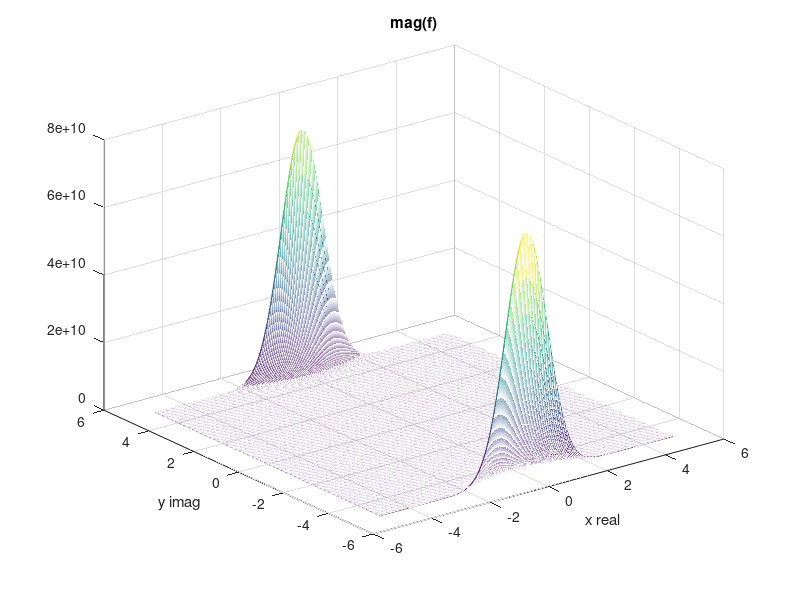
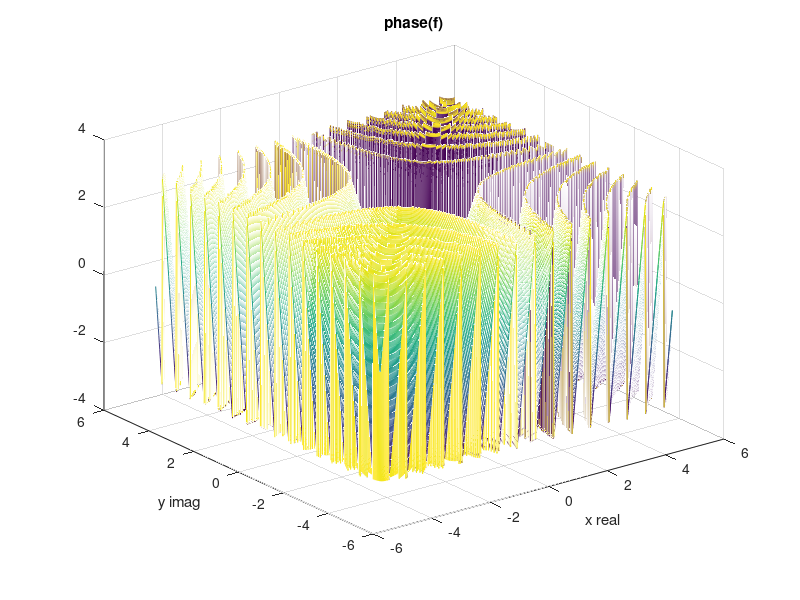
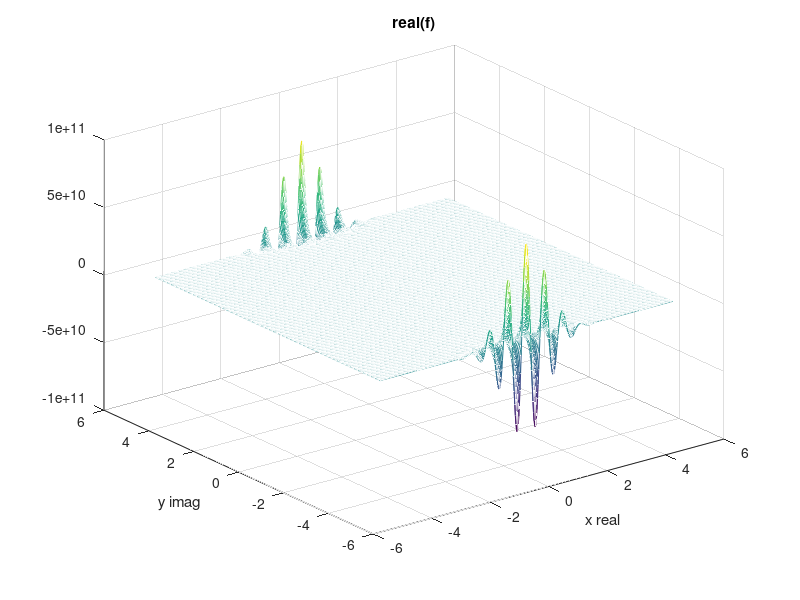
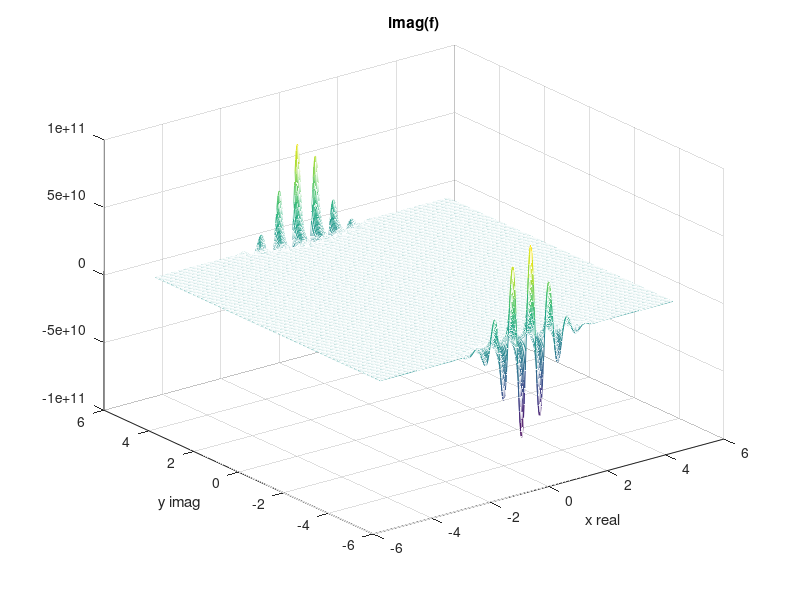

Reproduce these figures in MATLAB, in order.
%{
    even something simple like w(z) = z^2 is hard
    the value of w has a real and imaginary part....so does input  ... that
    is 4D or two complex planes side by side

    w = f(z) = f(x + jy) is good with u(x,y) and v(x,y)
    w = u + jv
    a lot of people like to plot magnitude on z axis and color the phase
    
    a mesh is one solution, but it is rectangular
    meshgrid() takes x and y

    use ndgrid() instead of meshgrid if you need non-uniform
%}

selector = 6; % CHANGE ME


if selector == 1
x = [0, 1, 2]; % x = 0, x = 1, x = 2
y = [3, 5, 6, 7]; % y = 3 ... y = 7    doesn't need even spacing
[x, y] = meshgrid(x,y); % row vectors changed to matrix
display(x);
display(y);
% make the number
z = (x + j*y);
display(z);
% use z values to evaluate w = z^2
w = z.^2;   % . is very important...square each elm vs entire matrix
display(w);
u = real(w);
display(u);
v = imag(w);
display(v);
    % just the imaginary part "v"
    mesh(x,y,v);
    colormap('jet');
    colorbar;
    xlabel('x real');
    ylabel('y imag');
    title('Imag(z^2)');
    %test/verify
    test = (1 + j*5); % a point in the mesh
    display(imag(test^2));
    display(v(2,2));
end

if selector == 2
    % changing the default view, axis adjustments, real only
    x = linspace(0, 2, 10); 
    y = linspace(0, 7, 20);
    [x, y] = meshgrid(x,y);
    z = (x + j*y);
    w = z.^2;
    u = real(w);
    mesh(x,y,u);
    view(45,60); % default view(azm, elv)  in degrees
    colormap('jet');
    colorbar;
    xlabel('x real');
    ylabel('y imag');
    title('Real(z^2)');
end

if selector == 3
    % use surface...don't try and bunch up points
    x = linspace(0, 2, 10); 
    y = linspace(0, 7, 20);
    [x, y] = meshgrid(x,y);
    z = (x + j*y);
    w = z.^2;
    u = real(w);
    surf(x,y,u);
    view(45,60); % default view(azm, elv)  in degrees
    colormap('jet');
    colorbar;
    xlabel('x real');
    ylabel('y imag');
    title('Real(z^2)');
end

if selector == 4
    % place figure(i) before you call plotting
    x = linspace(.5, 2, 50);
    y = linspace(.5, 2, 50);
    [x, y] = meshgrid(x,y);
    z = (x + j*y);
    f = z + (z.^-1); % f(z) = z + 1/z
    u = real(f);
    v = imag(f);
    
    figure(1);
    meshz(x,y,u);       %meshz puts a plane under function
    colormap('jet');
    colorbar;
    xlabel('x real');
    ylabel('y imag');
    title('Real(f)');
    
    figure(2);
    meshz(x,y,v);
    colormap('jet');
    colorbar;
    xlabel('x real');
    ylabel('y imag');
    title('imag(f)'); 
end

if selector == 5
    x = linspace(-2, 2, 40);
    y = linspace(-8, 8, 80);
    [x, y] = meshgrid(x,y);
    z = (x + j*y);
    f = exp(z);
    u = real(f);
    v = imag(f);
    w = abs(f);
    t = angle(f); % angle(f) should get the argument
    
    figure(1);
    surfc(x,y,u); % just a contour plot
    colormap('jet');
    colorbar;
    xlabel('x real');
    ylabel('y imag');
    title('real(f)');
    
    figure(2);
    surfc(x,y,v); 
    colormap('jet');
    colorbar;
    xlabel('x real');
    ylabel('y imag');
    title('imag(f)');
    
    figure(3);
    surfc(x,y,w); 
    colormap('jet');
    colorbar;
    xlabel('x real');
    ylabel('y imag');
    title('abs(f)');
    
    figure(4);
    surfc(x,y,t); 
    colormap('jet');
    colorbar;
    xlabel('x real');
    ylabel('y imag');
    title('Arg(f)');
end

if selector == 6
    x = linspace(-5, 5, 500);
    y = linspace(-5, 5, 500);
    [x, y] = meshgrid(x,y);
    z = (x + j*y);
    f = exp(-(z.^2));
    mag = abs(f);
    u = real(f);
    v = imag(f);
    phase = angle(f);
    
    figure(1);
    mesh(x,y,mag);
    xlabel('x real');
    ylabel('y imag');
    title('mag(f)');
    
    figure(2);
    mesh(x,y,phase);
    xlabel('x real');
    ylabel('y imag');
    title('phase(f)');
    
    figure(3);
    mesh(x,y,u);
    xlabel('x real');
    ylabel('y imag');
    title('real(f)');
    
    figure(4);
    mesh(x,y,v);
    xlabel('x real');
    ylabel('y imag');
    title('imag(f)');
end
    